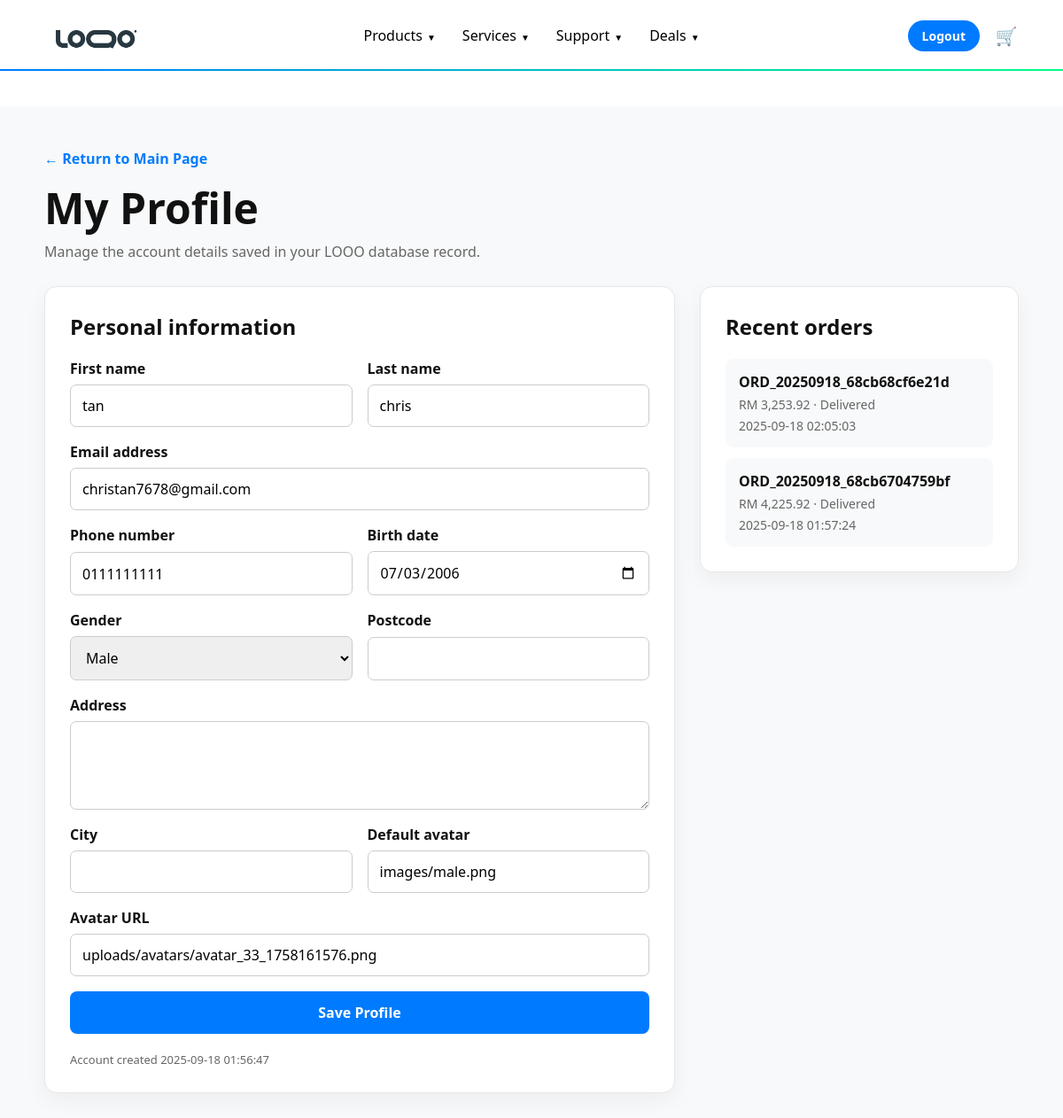
The app's page /profile.php (signed in) with its own data.
### tables this page shows
CREATE TABLE IF NOT EXISTS `users` (
  `id` int NOT NULL AUTO_INCREMENT,
  `first_name` varchar(50) NOT NULL,
  `last_name` varchar(50) NOT NULL,
  `email` varchar(100) NOT NULL,
  `password` varchar(255) NOT NULL,
  `phone` varchar(20) DEFAULT NULL,
  `birth_date` date DEFAULT NULL,
  `address` text,
  `city` varchar(50) DEFAULT NULL,
  `postal_code` varchar(10) DEFAULT NULL,
  `avatar_url` varchar(255) DEFAULT NULL,
  `created_at` timestamp NULL DEFAULT CURRENT_TIMESTAMP,
  `updated_at` timestamp NULL DEFAULT CURRENT_TIMESTAMP ON UPDATE CURRENT_TIMESTAMP,
  `gender` enum('male','female') DEFAULT NULL,
  `default_avatar` varchar(255) DEFAULT NULL,
  PRIMARY KEY (`id`),
  UNIQUE KEY `email` (`email`),
  KEY `idx_users_gender` (`gender`)
);

CREATE TABLE IF NOT EXISTS `orders` (
  `id` int NOT NULL AUTO_INCREMENT,
  `order_number` varchar(50) NOT NULL,
  `user_id` int NOT NULL,
  `total_amount` decimal(10,2) NOT NULL,
  `shipping_address` text NOT NULL,
  `payment_method` enum('credit_card','debit_card','fpx','ewallet','cash_on_delivery') DEFAULT 'credit_card',
  `payment_status` enum('pending','paid','failed') DEFAULT 'pending',
  `status` enum('pending','confirmed','processing','shipped','delivered','cancelled') DEFAULT 'pending',
  `notes` text,
  `created_at` timestamp NULL DEFAULT CURRENT_TIMESTAMP,
  `updated_at` timestamp NULL DEFAULT CURRENT_TIMESTAMP ON UPDATE CURRENT_TIMESTAMP,
  PRIMARY KEY (`id`),
  UNIQUE KEY `order_number` (`order_number`),
  KEY `user_id` (`user_id`)
);

### profile.php (the view, shortened to what this page needs)
<?php
require_once 'config.php';
$userId = (int)$_SESSION['user_id'];
$statement = $pdo->prepare('SELECT id, first_name, last_name, email, phone, birth_date, address, city, postal_code, avatar_url, created_at, updated_at, gender, default_avatar FROM users WHERE id = ?');
$statement->execute([$userId]);
$user = $statement->fetch();
$orderStatement = $pdo->prepare('SELECT order_number, total_amount, payment_status, status, created_at FROM orders WHERE user_id = ? ORDER BY created_at DESC LIMIT 10');
$orderStatement->execute([$userId]);
$orders = $orderStatement->fetchAll();
function field_value(array $user, string $key): string
{
    return htmlspecialchars((string)($user[$key] ?? ''), ENT_QUOTES, 'UTF-8');
}
?>
<!DOCTYPE html>
<html lang="en">
<head>
    <link rel="stylesheet" href="site-pages.css">
</head>
<body>
    <header class="site-header">
        <div class="header-top">
            <a class="site-logo" href="main page.php" aria-label="LOOO home"><img src="logo.png" alt="LOOO Logo"></a>
            <nav class="site-nav" aria-label="Main navigation"><div class="nav-item"><a href="Products.html">Products</a></div><div class="nav-item"><a href="Customer Services.php">Services</a></div><div class="nav-item"><a href="Technical page.html">Support</a></div><div class="nav-item"><a href="rewards.html">Deals</a></div></nav>
            <div class="header-actions"><a class="login-link" href="logout.php">Logout</a><a class="icon-link" href="Cart.html" aria-label="Cart">&#128722;</a></div>
        </div>
    </header>
    <main class="profile-page">
        <div class="profile-heading"><a href="main page.php">← Return to Main Page</a><h1>My Profile</h1><p>Manage the account details saved in your LOOO database record.</p></div>
        <div class="profile-layout">
            <section class="profile-card"><h2>Personal information</h2>
                <form class="profile-form" method="post">
                    <div class="field"><label for="first_name">First name</label><input id="first_name" name="first_name" value="<?php echo field_value($user, 'first_name'); ?>" required></div>
                    <div class="field"><label for="last_name">Last name</label><input id="last_name" name="last_name" value="<?php echo field_value($user, 'last_name'); ?>" required></div>
                    <div class="field full"><label for="email">Email address</label><input id="email" name="email" type="email" value="<?php echo field_value($user, 'email'); ?>" required></div>
                    <div class="field"><label for="phone">Phone number</label><input id="phone" name="phone" value="<?php echo field_value($user, 'phone'); ?>"></div>
                    <div class="field"><label for="birth_date">Birth date</label><input id="birth_date" name="birth_date" type="date" value="<?php echo field_value($user, 'birth_date'); ?>"></div>
                    <div class="field"><label for="gender">Gender</label><select id="gender" name="gender"><option value="male" <?php echo $user['gender'] === 'male' ? 'selected' : ''; ?>>Male</option></select></div>
                    <div class="field"><label for="postal_code">Postcode</label><input id="postal_code" name="postal_code" value="<?php echo field_value($user, 'postal_code'); ?>"></div>
                    <div class="field full"><label for="address">Address</label><textarea id="address" name="address"><?php echo field_value($user, 'address'); ?></textarea></div>
                    <div class="field"><label for="city">City</label><input id="city" name="city" value="<?php echo field_value($user, 'city'); ?>"></div>
                    <div class="field"><label for="default_avatar">Default avatar</label><input id="default_avatar" name="default_avatar" value="<?php echo field_value($user, 'default_avatar'); ?>" placeholder="avatar-1"></div>
                    <div class="field full"><label for="avatar_url">Avatar URL</label><input id="avatar_url" name="avatar_url" type="url" value="<?php echo field_value($user, 'avatar_url'); ?>" placeholder="https://"></div>
                    <button class="save-btn" type="submit">Save Profile</button>
                </form>
                <p class="account-meta">Account created <?php echo htmlspecialchars((string)$user['created_at'], ENT_QUOTES, 'UTF-8'); ?></p>
            </section>
            <aside class="profile-card"><h2>Recent orders</h2><div class="orders">
                <?php if ($orders): foreach ($orders as $order): ?>
                    <article class="order"><strong><?php echo htmlspecialchars($order['order_number'], ENT_QUOTES, 'UTF-8'); ?></strong><span>RM <?php echo number_format((float)$order['total_amount'], 2); ?> · <?php echo htmlspecialchars(ucfirst($order['status']), ENT_QUOTES, 'UTF-8'); ?></span><span><?php echo htmlspecialchars((string)$order['created_at'], ENT_QUOTES, 'UTF-8'); ?></span></article>
                <?php endforeach; else: ?><p class="empty">No orders yet. Products added to your account cart will appear here after checkout.</p><?php endif; ?>
            </div></aside>
        </div>
    </main>
</body>
</html>

### site-pages.css (style rules this page uses)
* { margin: 0; padding: 0; box-sizing: border-box; font-family: 'Segoe UI', Tahoma, Geneva, Verdana, sans-serif; }
:root { --blue: #007bff; --blue-dark: #0056b3; --ink: #111111; --muted: #666666; --line: #e8e8e8; --surface: #f8f9fa; --success: #198754; --danger: #dc3545; }
html { scroll-behavior: smooth; }
body { color: var(--ink); background: white; }
button, input, select, textarea { font: inherit; }
a { color: inherit; }
.site-header { padding: 20px 50px; position: relative; background: white; }
.header-top { min-height: 40px; margin-bottom: 40px; display: flex; justify-content: center; align-items: center; position: relative; }
.header-top::after { content: ''; position: absolute; bottom: -20px; left: 0; width: 100vw; height: 2px; margin-left: calc(-50vw + 50%); background: linear-gradient(90deg, #007bff, #00ff88, #ff6b6b, #007bff); background-size: 300% 100%; animation: rotateBorder 3s linear infinite; }
.site-logo { position: absolute; left: 0; display: flex; align-items: center; }
.site-logo img { display: block; height: 40px; width: auto; }
.site-nav { display: flex; gap: 30px; justify-content: center; }
.nav-item { position: relative; }
.nav-item > a { display: inline-block; padding: 7px 0; color: black; text-decoration: none; position: relative; }
.nav-item > a::after { content: '▼'; margin-left: 5px; font-size: 10px; }
.header-actions { position: absolute; right: 0; display: flex; gap: 16px; align-items: center; }
.login-link { padding: 8px 16px; color: white; background: var(--blue); border-radius: 20px; text-decoration: none; font-size: 14px; font-weight: 600; transition: background 0.2s ease, transform 0.2s ease; }
.icon-link { min-width: 28px; color: black; text-decoration: none; font-size: 20px; text-align: center; }

### profile.php (style rules this page uses)
body { background: #f8f9fa; }
.profile-page { width: min(1100px, calc(100% - 40px)); margin: 0 auto; padding: 48px 0 70px; }
.profile-heading { margin-bottom: 28px; }
.profile-heading a { color: #007bff; text-decoration: none; font-weight: 700; }
.profile-heading h1 { margin: 12px 0 6px; font-size: clamp(34px, 5vw, 48px); }
.profile-heading p { color: #666; }
.profile-layout { display: grid; grid-template-columns: minmax(0, 1fr) 360px; gap: 28px; align-items: start; }
.profile-card { padding: 28px; background: #fff; border: 1px solid #e7e7e7; border-radius: 14px; box-shadow: 0 8px 24px rgba(0,0,0,.05); }
.profile-card h2 { margin-bottom: 20px; }
.profile-form { display: grid; grid-template-columns: 1fr 1fr; gap: 17px; }
.field { display: grid; gap: 7px; }
.field.full { grid-column: 1 / -1; }
.field label { font-weight: 700; }
.field input, .field select, .field textarea { width: 100%; padding: 12px 13px; border: 1px solid #ccc; border-radius: 7px; font: inherit; }
.field textarea { min-height: 100px; resize: vertical; }
.save-btn { grid-column: 1 / -1; min-height: 48px; color: #fff; background: #007bff; border: 0; border-radius: 8px; cursor: pointer; font-weight: 800; }
.orders { display: grid; gap: 12px; }
.order { padding: 15px; background: #f8f9fa; border-radius: 9px; }
.order strong, .order span { display: block; }
.order span { margin-top: 5px; color: #666; font-size: 14px; }
.account-meta { margin-top: 20px; color: #666; font-size: 13px; }

### records on screen
users: first_name "tan", last_name "chris", email "christan7678@gmail.com", phone "0111111111", birth_date "07/03/2006", gender "Male", default_avatar "images/male.png", avatar_url "uploads/avatars/avatar_33_1758161576.png", created_at "2025-09-18 01:56:47"
orders: order_number "ORD_20250918_68cb68cf6e21d", total_amount "3,253.92", status "Delivered", created_at "2025-09-18 02:05:03"
orders: order_number "ORD_20250918_68cb6704759bf", total_amount "4,225.92", status "Delivered", created_at "2025-09-18 01:57:24"
